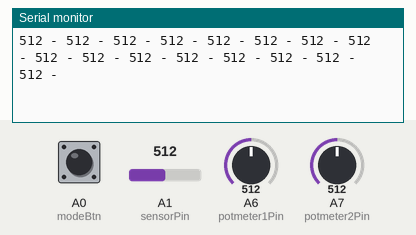
Simulated run of this sketch. Board: Teensy 4. On the bench: the last lines printed to the serial monitor. The test bench sets the inputs (shaded band); at power-on: A1 (sensorPin) = 512, A0 (modeBtn) HIGH, A6 (potmeter1Pin) = 512, A7 (potmeter2Pin) = 512.

Above: at 1.2 s.
1.3 s: A1 (sensorPin) set to 716
At 1.8 s:
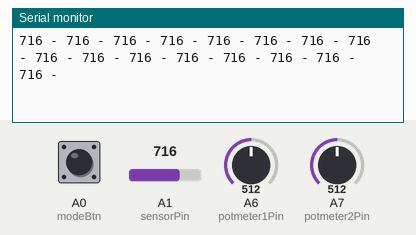
4.3 s: A1 (sensorPin) set to 511
At 5.0 s:
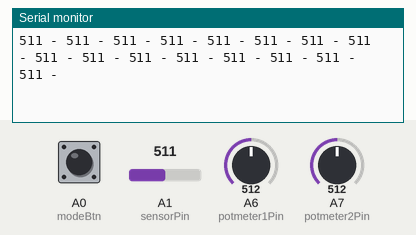
Timing chart, 0 to 7.2 s (numbered marks = the images above; inputs shaded):
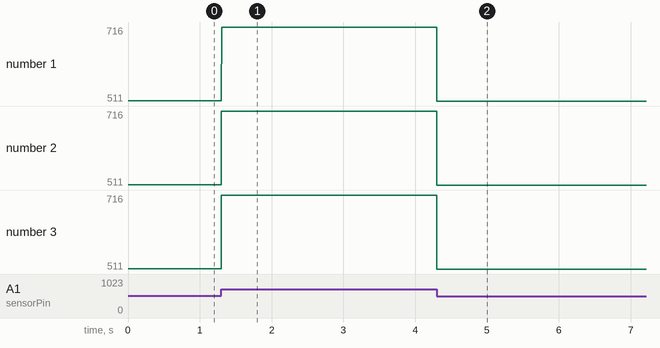

The sketch:

VirusPad_04.ino
```cpp
// Multiplexer control pins:
int muxPin1 = 12;
int muxPin2 = 11;
int muxPin3 = 10;
int muxPin4 = 9;
int sensorPin = 15;

int potmeter1Pin = 20;
int potmeter2Pin = 21;

// current and last readings on keySensors:
int sensorReadings[17];
int lastSensorReadings[17];
int sensorThreshold[17];

int sensorMin[16] = {400, 500, 550, 480, 510, 540, 550, 400, 300, 450, 450, 500, 400, 450, 550, 400};

int sensorMax[16] = {700, 700, 700, 700, 700, 700, 700, 700, 700, 700, 700, 700, 700, 700, 700, 700};

int notes[16] = {10, 20, 30, 40, 60, 61, 62, 63, 64, 65, 66, 67, 68, 69, 70, 71};
int MIDIchannel[16] = {16, 16, 16, 16, 2, 2, 2, 2, 2, 2, 2, 2, 2, 2, 2, 2};

// Currently pressed keys:
int activeSensors[16];

// Button pins:
int modeBtn = 14;

int diff[17];
int velocity;
int note;

int ccVolume;
int lastccVolume;

int playingMode;

int pot1;
int pot2;
int lastPot1;
int lastPot2;

// error variable for the exponential filter:
float error;


void setup() {
  // Start the serial:
  Serial.begin(9600);
  // Set multiplexer control pins pinMode:
  pinMode(muxPin1,OUTPUT);
  pinMode(muxPin2,OUTPUT);
  pinMode(muxPin3,OUTPUT);
  pinMode(muxPin4,OUTPUT);

  digitalWrite(13, LOW);
  pinMode(modeBtn, INPUT_PULLUP);
}

// Function for accessing individual multiplexer sensors. Input sensor number:
int readMuxSingle(int number){
  digitalWrite(muxPin1, bitRead(number, 0));
  digitalWrite(muxPin2, bitRead(number, 1));
  digitalWrite(muxPin3, bitRead(number, 2));
  digitalWrite(muxPin4, bitRead(number, 3));
  int value = analogRead(sensorPin);
  return value;
}

// Helper function used internally in the exponential filter:
float snapCurve(float x){
  float y = 1.0 / (x + 1.0);
  y = (1.0 - y) * 2.0;
  if(y > 1.0) {
    return 1.0;
  }
  return y;
}

// Exponential filter function. Input "snapMult" = speed setting. Lower (0.001) is slower. Higher (0.1) is faster:
int expFilter(int newValue, int lastValue, int resolution, float snapMult){
  unsigned int diff = abs(newValue - lastValue);
  error += ((newValue - lastValue) - error) * 0.4;
  float snap = snapCurve(diff * snapMult);
  float outputValue = lastValue;
  outputValue  += (newValue - lastValue) * snap;
  if(outputValue < 0.0){
    outputValue = 0.0;
  }
  else if(outputValue > resolution - 1){
    outputValue = resolution - 1;
  }
  return (int)outputValue;
}

// Main loop:
void loop(){
  // Make variables for for loops:
  playingMode = digitalRead(modeBtn);
  int i;
  int j;
  for(i = 0; i < 16; i++){
    // Remember the last sensor reading at this position:
    lastSensorReadings[i] = sensorReadings[i];
    sensorReadings[i] = readMuxSingle(i);
    sensorReadings[i] = expFilter(sensorReadings[i], lastSensorReadings[i], 1024, 0.01);


    Serial.print(sensorReadings[i]);
    Serial.print(" - ");
  }
  for(i = 0; i < 4; i++){
    if(sensorReadings[i] > sensorMin[i] && lastSensorReadings[i] <= sensorMin[i]){
      usbMIDI.sendNoteOn(notes[i], 127, MIDIchannel[i]);
    }
  }
  if(playingMode == 0){ //Percussion mode:
    for(i = 4; i < 16; i++){
      if(sensorReadings[i] > lastSensorReadings[i]){
        diff[i] = sensorReadings[i] - lastSensorReadings[i];
        if(diff[i] > 2 && sensorReadings[i] > sensorMin[i]){
          note = 35 + i;
          velocity = map(diff[i], 2, 15, 0, 127);
          if(velocity < 0){
            velocity = 0;
          }
          else if(velocity > 127){
            velocity = 127;
          }
          usbMIDI.sendNoteOn(note, velocity, 1);
        }
      }
    }
  }
  else{ //Note mode:
    for(i = 4; i < 16; i++){
      if(sensorReadings[i] > lastSensorReadings[i]){
        diff[i] = sensorReadings[i] - lastSensorReadings[i];
        if(diff[i] > 2 && sensorReadings[i] > sensorMin[i]){
          note = 60 + i;
          velocity = map(diff[i], 2, 15, 0, 127);
          if(velocity < 0){
            velocity = 0;
          }
          else if(velocity > 127){
            velocity = 127;
          }
        }
        if(sensorReadings[i] > sensorMin[i] && lastSensorReadings[i] <= sensorMin[i]){
          // Move all values in the array one position to the right:
          for(j = 15; j > 4; j--){
            activeSensors[j] = activeSensors[j - 1];
          }
          // Save current sensor number at the leftmost position ([0]):
          activeSensors[4] = i;
          // Send note on MIDI message for the note at the current position:
          usbMIDI.sendNoteOn(notes[i], 127, MIDIchannel[i]);
        }
      }
      else if(sensorReadings[i] <= sensorMin[i] && lastSensorReadings[i] > sensorMin[i]){
      // Send note off MIDI message for the note at the current position:
        usbMIDI.sendNoteOn(notes[i], 0, MIDIchannel[i]);
        // Move all values right of the current position in the array, one position to the left:
        for(j = 4; j < 15; j++){
          if(activeSensors[j] == i){
            for(int k = j; k < 15; k++){
              activeSensors[k] = activeSensors[k + 1];
            }
            // Set the value at the rightmost position ([15]) to 0:
            activeSensors[15] = 0;
          }
        }
      }
      lastccVolume = ccVolume;
      ccVolume = map(sensorReadings[activeSensors[4]], sensorMin[activeSensors[4]], sensorMax[activeSensors[4]], 0, 127);
      if(ccVolume < 0){
        ccVolume = 0;
      }
      else if(ccVolume > 127){
        ccVolume = 127;
      }
      if(ccVolume != lastccVolume){
        usbMIDI.sendControlChange(2, ccVolume, MIDIchannel[activeSensors[4]]);
      }
    }
  }
  lastPot1 = pot1;
  lastPot2 = pot2;
  pot1 = map(analogRead(potmeter1Pin), 0, 1023, 0, 127);
  pot2 = map(analogRead(potmeter2Pin), 0, 1023, 0, 127);
  if(pot1 != lastPot1){
    usbMIDI.sendControlChange(111, pot1, 1);
  }
    if(pot2 != lastPot2){
    usbMIDI.sendControlChange(112, pot2, 1);
  }
  Serial.println();

}
// End main loop//
```

Measured:
- after the input at 1.3 s, the serial monitor: prints a new line at once (image 1)
- after the input at 4.3 s, the serial monitor: prints a new line at once (image 2)
- plotted number 1: 512 → 716 after the input at 1.3 s, 716 → 511 after the input at 4.3 s
- plotted number 2: 716 → 511 after the input at 4.3 s
- plotted number 3: 716 → 511 after the input at 4.3 s
